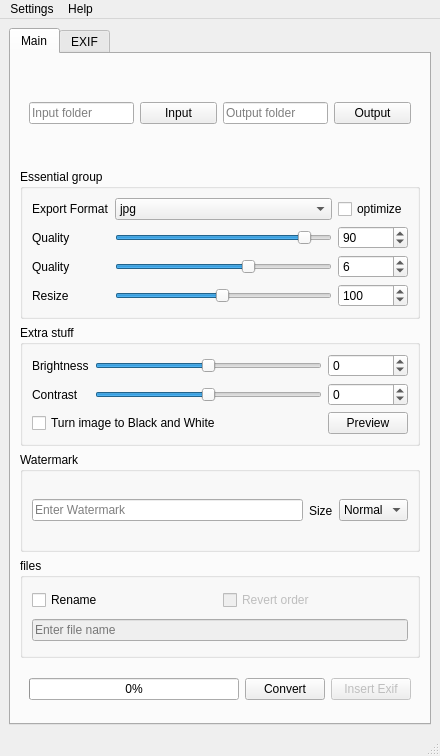
<?xml version="1.0" encoding="UTF-8"?>
<ui version="4.0">
 <class>MainWindow</class>
 <widget class="QMainWindow" name="MainWindow">
  <property name="windowModality">
   <enum>Qt::NonModal</enum>
  </property>
  <property name="geometry">
   <rect>
    <x>0</x>
    <y>0</y>
    <width>440</width>
    <height>756</height>
   </rect>
  </property>
  <property name="minimumSize">
   <size>
    <width>350</width>
    <height>677</height>
   </size>
  </property>
  <property name="maximumSize">
   <size>
    <width>1000</width>
    <height>1000</height>
   </size>
  </property>
  <property name="windowTitle">
   <string>OptimaLab35</string>
  </property>
  <widget class="QWidget" name="centralwidget">
   <layout class="QGridLayout" name="gridLayout">
    <item row="0" column="0">
     <widget class="QTabWidget" name="tabWidget">
      <property name="maximumSize">
       <size>
        <width>500</width>
        <height>16777215</height>
       </size>
      </property>
      <property name="currentIndex">
       <number>0</number>
      </property>
      <widget class="QWidget" name="tab_1">
       <attribute name="title">
        <string>Main</string>
       </attribute>
       <layout class="QVBoxLayout" name="verticalLayout_10">
        <item>
         <widget class="QFrame" name="folder_group">
          <property name="maximumSize">
           <size>
            <width>400</width>
            <height>16777215</height>
           </size>
          </property>
          <layout class="QGridLayout" name="gridLayout_5">
           <item row="0" column="1">
            <widget class="QPushButton" name="input_folder_button">
             <property name="minimumSize">
              <size>
               <width>70</width>
               <height>0</height>
              </size>
             </property>
             <property name="text">
              <string extracomment="Comment?">Input</string>
             </property>
             <property name="flat">
              <bool>false</bool>
             </property>
            </widget>
           </item>
           <item row="0" column="2">
            <widget class="QLineEdit" name="output_path">
             <property name="text">
              <string/>
             </property>
             <property name="placeholderText">
              <string>Output folder</string>
             </property>
            </widget>
           </item>
           <item row="0" column="0">
            <widget class="QLineEdit" name="input_path">
             <property name="text">
              <string/>
             </property>
             <property name="placeholderText">
              <string>Input folder</string>
             </property>
            </widget>
           </item>
           <item row="0" column="3">
            <widget class="QPushButton" name="output_folder_button">
             <property name="minimumSize">
              <size>
               <width>70</width>
               <height>0</height>
              </size>
             </property>
             <property name="text">
              <string>Output</string>
             </property>
            </widget>
           </item>
          </layout>
         </widget>
        </item>
        <item>
         <widget class="QGroupBox" name="groupBox">
          <property name="maximumSize">
           <size>
            <width>400</width>
            <height>16777215</height>
           </size>
          </property>
          <property name="title">
           <string>Essential group</string>
          </property>
          <layout class="QGridLayout" name="gridLayout_4">
           <item row="4" column="0">
            <widget class="QLabel" name="quality_label_2">
             <property name="text">
              <string>Quality</string>
             </property>
            </widget>
           </item>
           <item row="3" column="3">
            <widget class="QSpinBox" name="jpg_quality_spinBox">
             <property name="minimum">
              <number>1</number>
             </property>
             <property name="maximum">
              <number>100</number>
             </property>
             <property name="value">
              <number>90</number>
             </property>
            </widget>
           </item>
           <item row="0" column="0">
            <widget class="QLabel" name="label_11">
             <property name="text">
              <string>Export Format</string>
             </property>
            </widget>
           </item>
           <item row="0" column="3">
            <widget class="QCheckBox" name="optimize_checkBox">
             <property name="text">
              <string>optimize</string>
             </property>
            </widget>
           </item>
           <item row="4" column="2">
            <widget class="QSlider" name="png_quality_Slider">
             <property name="minimum">
              <number>1</number>
             </property>
             <property name="maximum">
              <number>9</number>
             </property>
             <property name="pageStep">
              <number>1</number>
             </property>
             <property name="sliderPosition">
              <number>6</number>
             </property>
             <property name="orientation">
              <enum>Qt::Horizontal</enum>
             </property>
            </widget>
           </item>
           <item row="4" column="3">
            <widget class="QSpinBox" name="png_quality_spinBox">
             <property name="enabled">
              <bool>true</bool>
             </property>
             <property name="minimum">
              <number>1</number>
             </property>
             <property name="maximum">
              <number>9</number>
             </property>
             <property name="value">
              <number>6</number>
             </property>
            </widget>
           </item>
           <item row="3" column="0">
            <widget class="QLabel" name="quality_label_1">
             <property name="text">
              <string>Quality</string>
             </property>
            </widget>
           </item>
           <item row="0" column="2">
            <widget class="QComboBox" name="image_type">
             <item>
              <property name="text">
               <string notr="true">jpg</string>
              </property>
             </item>
             <item>
              <property name="text">
               <string notr="true">png</string>
              </property>
             </item>
             <item>
              <property name="text">
               <string notr="true">webp</string>
              </property>
             </item>
            </widget>
           </item>
           <item row="3" column="2">
            <widget class="QSlider" name="jpg_quality_Slider">
             <property name="minimum">
              <number>1</number>
             </property>
             <property name="maximum">
              <number>100</number>
             </property>
             <property name="sliderPosition">
              <number>90</number>
             </property>
             <property name="orientation">
              <enum>Qt::Horizontal</enum>
             </property>
            </widget>
           </item>
           <item row="5" column="0">
            <widget class="QLabel" name="label_13">
             <property name="text">
              <string>Resize</string>
             </property>
            </widget>
           </item>
           <item row="5" column="2">
            <widget class="QSlider" name="resize_Slider">
             <property name="minimum">
              <number>1</number>
             </property>
             <property name="maximum">
              <number>200</number>
             </property>
             <property name="value">
              <number>100</number>
             </property>
             <property name="orientation">
              <enum>Qt::Horizontal</enum>
             </property>
            </widget>
           </item>
           <item row="5" column="3">
            <widget class="QSpinBox" name="resize_spinBox">
             <property name="enabled">
              <bool>true</bool>
             </property>
             <property name="minimum">
              <number>1</number>
             </property>
             <property name="maximum">
              <number>200</number>
             </property>
             <property name="singleStep">
              <number>1</number>
             </property>
             <property name="value">
              <number>100</number>
             </property>
            </widget>
           </item>
          </layout>
         </widget>
        </item>
        <item>
         <widget class="QGroupBox" name="groupBox_2">
          <property name="maximumSize">
           <size>
            <width>400</width>
            <height>16777215</height>
           </size>
          </property>
          <property name="mouseTracking">
           <bool>false</bool>
          </property>
          <property name="title">
           <string>Extra stuff</string>
          </property>
          <layout class="QGridLayout" name="gridLayout_3">
           <item row="1" column="0">
            <widget class="QLabel" name="label_9">
             <property name="text">
              <string>Brightness</string>
             </property>
            </widget>
           </item>
           <item row="1" column="1">
            <widget class="QSlider" name="brightness_horizontalSlider">
             <property name="minimum">
              <number>-100</number>
             </property>
             <property name="maximum">
              <number>100</number>
             </property>
             <property name="orientation">
              <enum>Qt::Horizontal</enum>
             </property>
            </widget>
           </item>
           <item row="1" column="2">
            <widget class="QSpinBox" name="brightness_spinBox">
             <property name="enabled">
              <bool>true</bool>
             </property>
             <property name="minimum">
              <number>-100</number>
             </property>
             <property name="maximum">
              <number>100</number>
             </property>
             <property name="value">
              <number>0</number>
             </property>
            </widget>
           </item>
           <item row="4" column="2">
            <widget class="QSpinBox" name="contrast_spinBox">
             <property name="enabled">
              <bool>true</bool>
             </property>
             <property name="minimum">
              <number>-100</number>
             </property>
             <property name="maximum">
              <number>100</number>
             </property>
             <property name="value">
              <number>0</number>
             </property>
            </widget>
           </item>
           <item row="4" column="0">
            <widget class="QLabel" name="label_10">
             <property name="text">
              <string>Contrast</string>
             </property>
            </widget>
           </item>
           <item row="4" column="1">
            <widget class="QSlider" name="contrast_horizontalSlider">
             <property name="minimum">
              <number>-100</number>
             </property>
             <property name="maximum">
              <number>100</number>
             </property>
             <property name="orientation">
              <enum>Qt::Horizontal</enum>
             </property>
            </widget>
           </item>
           <item row="5" column="0" colspan="2">
            <widget class="QCheckBox" name="grayscale_checkBox">
             <property name="text">
              <string>Turn image to Black and White</string>
             </property>
            </widget>
           </item>
           <item row="5" column="2">
            <widget class="QPushButton" name="preview_Button">
             <property name="text">
              <string>Preview</string>
             </property>
            </widget>
           </item>
          </layout>
         </widget>
        </item>
        <item>
         <widget class="QGroupBox" name="groupBox_3">
          <property name="enabled">
           <bool>true</bool>
          </property>
          <property name="title">
           <string>Watermark</string>
          </property>
          <property name="flat">
           <bool>false</bool>
          </property>
          <property name="checkable">
           <bool>false</bool>
          </property>
          <property name="checked">
           <bool>false</bool>
          </property>
          <layout class="QHBoxLayout" name="horizontalLayout_5">
           <item>
            <widget class="QLineEdit" name="watermark_lineEdit">
             <property name="enabled">
              <bool>true</bool>
             </property>
             <property name="text">
              <string/>
             </property>
             <property name="placeholderText">
              <string>Enter Watermark</string>
             </property>
            </widget>
           </item>
           <item>
            <widget class="QLabel" name="label_12">
             <property name="text">
              <string>Size</string>
             </property>
            </widget>
           </item>
           <item>
            <widget class="QComboBox" name="font_size_comboBox">
             <property name="currentText">
              <string>Normal</string>
             </property>
             <property name="currentIndex">
              <number>2</number>
             </property>
             <item>
              <property name="text">
               <string>Tiny</string>
              </property>
             </item>
             <item>
              <property name="text">
               <string>Small</string>
              </property>
             </item>
             <item>
              <property name="text">
               <string>Normal</string>
              </property>
             </item>
             <item>
              <property name="text">
               <string>Large</string>
              </property>
             </item>
             <item>
              <property name="text">
               <string>Huge</string>
              </property>
             </item>
            </widget>
           </item>
          </layout>
         </widget>
        </item>
        <item>
         <widget class="QGroupBox" name="rename_group">
          <property name="maximumSize">
           <size>
            <width>400</width>
            <height>16777215</height>
           </size>
          </property>
          <property name="title">
           <string>files</string>
          </property>
          <layout class="QGridLayout" name="gridLayout_6">
           <item row="0" column="0">
            <widget class="QCheckBox" name="rename_checkbox">
             <property name="text">
              <string>Rename</string>
             </property>
            </widget>
           </item>
           <item row="0" column="1">
            <widget class="QCheckBox" name="revert_checkbox">
             <property name="enabled">
              <bool>false</bool>
             </property>
             <property name="text">
              <string>Revert order</string>
             </property>
            </widget>
           </item>
           <item row="1" column="0" colspan="2">
            <widget class="QLineEdit" name="filename">
             <property name="enabled">
              <bool>false</bool>
             </property>
             <property name="text">
              <string/>
             </property>
             <property name="placeholderText">
              <string>Enter file name</string>
             </property>
            </widget>
           </item>
          </layout>
         </widget>
        </item>
        <item>
         <widget class="QWidget" name="widget_9" native="true">
          <property name="maximumSize">
           <size>
            <width>400</width>
            <height>50</height>
           </size>
          </property>
          <layout class="QHBoxLayout" name="horizontalLayout_3">
           <item>
            <widget class="QProgressBar" name="progressBar">
             <property name="enabled">
              <bool>true</bool>
             </property>
             <property name="value">
              <number>0</number>
             </property>
            </widget>
           </item>
           <item>
            <widget class="QPushButton" name="start_button">
             <property name="enabled">
              <bool>true</bool>
             </property>
             <property name="text">
              <string>Convert</string>
             </property>
            </widget>
           </item>
           <item>
            <widget class="QPushButton" name="insert_exif_Button">
             <property name="enabled">
              <bool>false</bool>
             </property>
             <property name="text">
              <string>Insert Exif</string>
             </property>
            </widget>
           </item>
          </layout>
         </widget>
        </item>
       </layout>
      </widget>
      <widget class="QWidget" name="tab_2">
       <attribute name="title">
        <string>EXIF</string>
       </attribute>
       <layout class="QVBoxLayout" name="verticalLayout_9">
        <item>
         <widget class="QGroupBox" name="exif_group">
          <property name="title">
           <string>EXIF EXPERIMENTAL</string>
          </property>
          <layout class="QHBoxLayout" name="horizontalLayout">
           <item>
            <widget class="QCheckBox" name="exif_checkbox">
             <property name="enabled">
              <bool>true</bool>
             </property>
             <property name="text">
              <string>own exif</string>
             </property>
            </widget>
           </item>
           <item>
            <widget class="QCheckBox" name="exif_copy_checkBox">
             <property name="text">
              <string>copy exif</string>
             </property>
            </widget>
           </item>
           <item>
            <widget class="QPushButton" name="edit_exif_button">
             <property name="enabled">
              <bool>true</bool>
             </property>
             <property name="text">
              <string>Edit Exif</string>
             </property>
            </widget>
           </item>
          </layout>
         </widget>
        </item>
        <item>
         <widget class="QGroupBox" name="exif_options_group">
          <property name="enabled">
           <bool>false</bool>
          </property>
          <property name="title">
           <string>Must</string>
          </property>
          <layout class="QGridLayout" name="gridLayout_7">
           <item row="3" column="0">
            <widget class="QWidget" name="widget_7" native="true">
             <layout class="QVBoxLayout" name="verticalLayout_7">
              <item>
               <widget class="QLabel" name="label_7">
                <property name="text">
                 <string>Artist</string>
                </property>
               </widget>
              </item>
              <item>
               <widget class="QComboBox" name="artist_comboBox"/>
              </item>
             </layout>
            </widget>
           </item>
           <item row="1" column="1">
            <widget class="QWidget" name="widget_4" native="true">
             <layout class="QVBoxLayout" name="verticalLayout_4">
              <item>
               <widget class="QLabel" name="label_4">
                <property name="text">
                 <string>ISO</string>
                </property>
               </widget>
              </item>
              <item>
               <widget class="QComboBox" name="iso_comboBox"/>
              </item>
             </layout>
            </widget>
           </item>
           <item row="2" column="1">
            <widget class="QWidget" name="widget_6" native="true">
             <layout class="QVBoxLayout" name="verticalLayout_6">
              <item>
               <widget class="QLabel" name="label_6">
                <property name="text">
                 <string>Scanner</string>
                </property>
               </widget>
              </item>
              <item>
               <widget class="QComboBox" name="user_comment_comboBox"/>
              </item>
             </layout>
            </widget>
           </item>
           <item row="1" column="0">
            <widget class="QWidget" name="widget_2" native="true">
             <layout class="QVBoxLayout" name="verticalLayout_2">
              <item>
               <widget class="QLabel" name="label_2">
                <property name="text">
                 <string>Lens</string>
                </property>
               </widget>
              </item>
              <item>
               <widget class="QComboBox" name="lens_comboBox"/>
              </item>
             </layout>
            </widget>
           </item>
           <item row="2" column="0">
            <widget class="QWidget" name="widget_5" native="true">
             <layout class="QVBoxLayout" name="verticalLayout_5">
              <item>
               <widget class="QLabel" name="label_5">
                <property name="text">
                 <string>Film</string>
                </property>
               </widget>
              </item>
              <item>
               <widget class="QComboBox" name="image_description_comboBox"/>
              </item>
             </layout>
            </widget>
           </item>
           <item row="0" column="0">
            <widget class="QWidget" name="widget" native="true">
             <layout class="QVBoxLayout" name="verticalLayout">
              <item>
               <widget class="QLabel" name="label">
                <property name="text">
                 <string>Make</string>
                </property>
               </widget>
              </item>
              <item>
               <widget class="QComboBox" name="make_comboBox">
                <property name="currentText">
                 <string/>
                </property>
                <property name="placeholderText">
                 <string/>
                </property>
               </widget>
              </item>
             </layout>
            </widget>
           </item>
           <item row="0" column="1">
            <widget class="QWidget" name="widget_3" native="true">
             <layout class="QVBoxLayout" name="verticalLayout_3">
              <item>
               <widget class="QLabel" name="label_3">
                <property name="text">
                 <string>Model</string>
                </property>
               </widget>
              </item>
              <item>
               <widget class="QComboBox" name="model_comboBox"/>
              </item>
             </layout>
            </widget>
           </item>
           <item row="3" column="1">
            <widget class="QWidget" name="widget_8" native="true">
             <layout class="QVBoxLayout" name="verticalLayout_8">
              <item>
               <widget class="QLabel" name="label_8">
                <property name="text">
                 <string>Copyright</string>
                </property>
               </widget>
              </item>
              <item>
               <widget class="QComboBox" name="copyright_info_comboBox"/>
              </item>
             </layout>
            </widget>
           </item>
          </layout>
         </widget>
        </item>
        <item>
         <widget class="QGroupBox" name="gps_groupBox">
          <property name="enabled">
           <bool>false</bool>
          </property>
          <property name="title">
           <string>GPS</string>
          </property>
          <layout class="QHBoxLayout" name="horizontalLayout_4">
           <item>
            <widget class="QCheckBox" name="gps_checkBox">
             <property name="text">
              <string>add gps</string>
             </property>
            </widget>
           </item>
           <item>
            <widget class="QLineEdit" name="lat_lineEdit">
             <property name="enabled">
              <bool>false</bool>
             </property>
             <property name="text">
              <string/>
             </property>
             <property name="maxLength">
              <number>8</number>
             </property>
             <property name="placeholderText">
              <string>xx.xxxxxx latitude</string>
             </property>
            </widget>
           </item>
           <item>
            <widget class="QLineEdit" name="long_lineEdit">
             <property name="enabled">
              <bool>false</bool>
             </property>
             <property name="text">
              <string/>
             </property>
             <property name="maxLength">
              <number>8</number>
             </property>
             <property name="placeholderText">
              <string>xx.xxxxxx longitude</string>
             </property>
            </widget>
           </item>
          </layout>
         </widget>
        </item>
        <item>
         <widget class="QGroupBox" name="date_groupBox">
          <property name="enabled">
           <bool>false</bool>
          </property>
          <property name="title">
           <string>Optional</string>
          </property>
          <layout class="QHBoxLayout" name="horizontalLayout_2">
           <item>
            <widget class="QCheckBox" name="add_date_checkBox">
             <property name="text">
              <string>add date</string>
             </property>
            </widget>
           </item>
           <item>
            <widget class="QDateEdit" name="dateEdit">
             <property name="enabled">
              <bool>false</bool>
             </property>
             <property name="dateTime">
              <datetime>
               <hour>0</hour>
               <minute>0</minute>
               <second>0</second>
               <year>2025</year>
               <month>1</month>
               <day>1</day>
              </datetime>
             </property>
            </widget>
           </item>
          </layout>
         </widget>
        </item>
       </layout>
      </widget>
     </widget>
    </item>
   </layout>
  </widget>
  <widget class="QStatusBar" name="statusBar"/>
  <widget class="QMenuBar" name="menuBar">
   <property name="geometry">
    <rect>
     <x>0</x>
     <y>0</y>
     <width>440</width>
     <height>27</height>
    </rect>
   </property>
   <widget class="QMenu" name="menuSettings">
    <property name="title">
     <string>Settings</string>
    </property>
    <addaction name="actionPreview"/>
   </widget>
   <widget class="QMenu" name="menuHelp">
    <property name="title">
     <string>Help</string>
    </property>
    <addaction name="actionAbout"/>
   </widget>
   <addaction name="menuSettings"/>
   <addaction name="menuHelp"/>
  </widget>
  <action name="actionInfo">
   <property name="text">
    <string>About</string>
   </property>
  </action>
  <action name="actionPreview">
   <property name="text">
    <string>Preview image</string>
   </property>
  </action>
  <action name="actionAbout">
   <property name="text">
    <string>About</string>
   </property>
  </action>
 </widget>
 <resources/>
 <connections>
  <connection>
   <sender>rename_checkbox</sender>
   <signal>toggled(bool)</signal>
   <receiver>filename</receiver>
   <slot>setEnabled(bool)</slot>
   <hints>
    <hint type="sourcelabel">
     <x>105</x>
     <y>522</y>
    </hint>
    <hint type="destinationlabel">
     <x>182</x>
     <y>560</y>
    </hint>
   </hints>
  </connection>
  <connection>
   <sender>exif_checkbox</sender>
   <signal>toggled(bool)</signal>
   <receiver>exif_options_group</receiver>
   <slot>setEnabled(bool)</slot>
   <hints>
    <hint type="sourcelabel">
     <x>130</x>
     <y>105</y>
    </hint>
    <hint type="destinationlabel">
     <x>236</x>
     <y>328</y>
    </hint>
   </hints>
  </connection>
  <connection>
   <sender>jpg_quality_Slider</sender>
   <signal>valueChanged(int)</signal>
   <receiver>jpg_quality_spinBox</receiver>
   <slot>setValue(int)</slot>
   <hints>
    <hint type="sourcelabel">
     <x>218</x>
     <y>289</y>
    </hint>
    <hint type="destinationlabel">
     <x>380</x>
     <y>289</y>
    </hint>
   </hints>
  </connection>
  <connection>
   <sender>exif_copy_checkBox</sender>
   <signal>toggled(bool)</signal>
   <receiver>exif_checkbox</receiver>
   <slot>setDisabled(bool)</slot>
   <hints>
    <hint type="sourcelabel">
     <x>332</x>
     <y>105</y>
    </hint>
    <hint type="destinationlabel">
     <x>130</x>
     <y>105</y>
    </hint>
   </hints>
  </connection>
  <connection>
   <sender>exif_checkbox</sender>
   <signal>toggled(bool)</signal>
   <receiver>exif_copy_checkBox</receiver>
   <slot>setDisabled(bool)</slot>
   <hints>
    <hint type="sourcelabel">
     <x>130</x>
     <y>105</y>
    </hint>
    <hint type="destinationlabel">
     <x>332</x>
     <y>105</y>
    </hint>
   </hints>
  </connection>
  <connection>
   <sender>resize_spinBox</sender>
   <signal>valueChanged(int)</signal>
   <receiver>resize_Slider</receiver>
   <slot>setValue(int)</slot>
   <hints>
    <hint type="sourcelabel">
     <x>380</x>
     <y>252</y>
    </hint>
    <hint type="destinationlabel">
     <x>218</x>
     <y>252</y>
    </hint>
   </hints>
  </connection>
  <connection>
   <sender>png_quality_spinBox</sender>
   <signal>valueChanged(int)</signal>
   <receiver>png_quality_Slider</receiver>
   <slot>setValue(int)</slot>
   <hints>
    <hint type="sourcelabel">
     <x>380</x>
     <y>326</y>
    </hint>
    <hint type="destinationlabel">
     <x>218</x>
     <y>326</y>
    </hint>
   </hints>
  </connection>
  <connection>
   <sender>contrast_horizontalSlider</sender>
   <signal>valueChanged(int)</signal>
   <receiver>contrast_spinBox</receiver>
   <slot>setValue(int)</slot>
   <hints>
    <hint type="sourcelabel">
     <x>187</x>
     <y>458</y>
    </hint>
    <hint type="destinationlabel">
     <x>378</x>
     <y>458</y>
    </hint>
   </hints>
  </connection>
  <connection>
   <sender>resize_Slider</sender>
   <signal>valueChanged(int)</signal>
   <receiver>resize_spinBox</receiver>
   <slot>setValue(int)</slot>
   <hints>
    <hint type="sourcelabel">
     <x>218</x>
     <y>252</y>
    </hint>
    <hint type="destinationlabel">
     <x>380</x>
     <y>252</y>
    </hint>
   </hints>
  </connection>
  <connection>
   <sender>brightness_horizontalSlider</sender>
   <signal>valueChanged(int)</signal>
   <receiver>brightness_spinBox</receiver>
   <slot>setValue(int)</slot>
   <hints>
    <hint type="sourcelabel">
     <x>187</x>
     <y>393</y>
    </hint>
    <hint type="destinationlabel">
     <x>378</x>
     <y>393</y>
    </hint>
   </hints>
  </connection>
  <connection>
   <sender>exif_checkbox</sender>
   <signal>toggled(bool)</signal>
   <receiver>date_groupBox</receiver>
   <slot>setEnabled(bool)</slot>
   <hints>
    <hint type="sourcelabel">
     <x>126</x>
     <y>103</y>
    </hint>
    <hint type="destinationlabel">
     <x>224</x>
     <y>589</y>
    </hint>
   </hints>
  </connection>
  <connection>
   <sender>png_quality_Slider</sender>
   <signal>valueChanged(int)</signal>
   <receiver>png_quality_spinBox</receiver>
   <slot>setValue(int)</slot>
   <hints>
    <hint type="sourcelabel">
     <x>218</x>
     <y>326</y>
    </hint>
    <hint type="destinationlabel">
     <x>380</x>
     <y>326</y>
    </hint>
   </hints>
  </connection>
  <connection>
   <sender>gps_checkBox</sender>
   <signal>toggled(bool)</signal>
   <receiver>lat_lineEdit</receiver>
   <slot>setEnabled(bool)</slot>
   <hints>
    <hint type="sourcelabel">
     <x>72</x>
     <y>547</y>
    </hint>
    <hint type="destinationlabel">
     <x>192</x>
     <y>547</y>
    </hint>
   </hints>
  </connection>
  <connection>
   <sender>exif_checkbox</sender>
   <signal>toggled(bool)</signal>
   <receiver>insert_exif_Button</receiver>
   <slot>setEnabled(bool)</slot>
   <hints>
    <hint type="sourcelabel">
     <x>92</x>
     <y>130</y>
    </hint>
    <hint type="destinationlabel">
     <x>369</x>
     <y>684</y>
    </hint>
   </hints>
  </connection>
  <connection>
   <sender>gps_checkBox</sender>
   <signal>toggled(bool)</signal>
   <receiver>long_lineEdit</receiver>
   <slot>setEnabled(bool)</slot>
   <hints>
    <hint type="sourcelabel">
     <x>72</x>
     <y>547</y>
    </hint>
    <hint type="destinationlabel">
     <x>344</x>
     <y>547</y>
    </hint>
   </hints>
  </connection>
  <connection>
   <sender>brightness_spinBox</sender>
   <signal>valueChanged(int)</signal>
   <receiver>brightness_horizontalSlider</receiver>
   <slot>setValue(int)</slot>
   <hints>
    <hint type="sourcelabel">
     <x>378</x>
     <y>393</y>
    </hint>
    <hint type="destinationlabel">
     <x>187</x>
     <y>393</y>
    </hint>
   </hints>
  </connection>
  <connection>
   <sender>resize_Slider</sender>
   <signal>valueChanged(int)</signal>
   <receiver>resize_spinBox</receiver>
   <slot>setValue(int)</slot>
   <hints>
    <hint type="sourcelabel">
     <x>218</x>
     <y>252</y>
    </hint>
    <hint type="destinationlabel">
     <x>380</x>
     <y>252</y>
    </hint>
   </hints>
  </connection>
  <connection>
   <sender>exif_checkbox</sender>
   <signal>toggled(bool)</signal>
   <receiver>gps_groupBox</receiver>
   <slot>setEnabled(bool)</slot>
   <hints>
    <hint type="sourcelabel">
     <x>94</x>
     <y>103</y>
    </hint>
    <hint type="destinationlabel">
     <x>224</x>
     <y>535</y>
    </hint>
   </hints>
  </connection>
  <connection>
   <sender>contrast_spinBox</sender>
   <signal>valueChanged(int)</signal>
   <receiver>contrast_horizontalSlider</receiver>
   <slot>setValue(int)</slot>
   <hints>
    <hint type="sourcelabel">
     <x>378</x>
     <y>458</y>
    </hint>
    <hint type="destinationlabel">
     <x>187</x>
     <y>458</y>
    </hint>
   </hints>
  </connection>
  <connection>
   <sender>add_date_checkBox</sender>
   <signal>toggled(bool)</signal>
   <receiver>dateEdit</receiver>
   <slot>setEnabled(bool)</slot>
   <hints>
    <hint type="sourcelabel">
     <x>94</x>
     <y>601</y>
    </hint>
    <hint type="destinationlabel">
     <x>224</x>
     <y>602</y>
    </hint>
   </hints>
  </connection>
  <connection>
   <sender>jpg_quality_spinBox</sender>
   <signal>valueChanged(int)</signal>
   <receiver>jpg_quality_Slider</receiver>
   <slot>setValue(int)</slot>
   <hints>
    <hint type="sourcelabel">
     <x>380</x>
     <y>289</y>
    </hint>
    <hint type="destinationlabel">
     <x>218</x>
     <y>289</y>
    </hint>
   </hints>
  </connection>
  <connection>
   <sender>rename_checkbox</sender>
   <signal>toggled(bool)</signal>
   <receiver>revert_checkbox</receiver>
   <slot>setEnabled(bool)</slot>
   <hints>
    <hint type="sourcelabel">
     <x>124</x>
     <y>592</y>
    </hint>
    <hint type="destinationlabel">
     <x>315</x>
     <y>592</y>
    </hint>
   </hints>
  </connection>
 </connections>
</ui>
